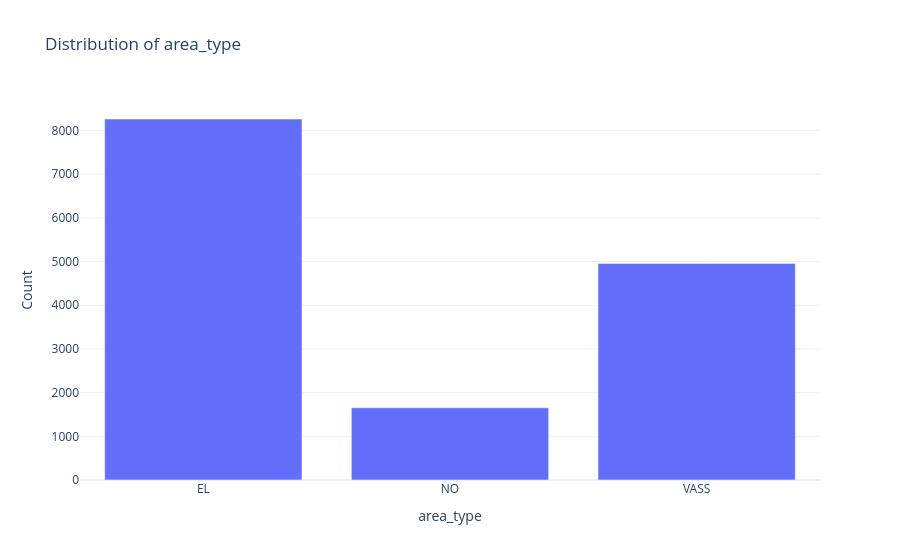
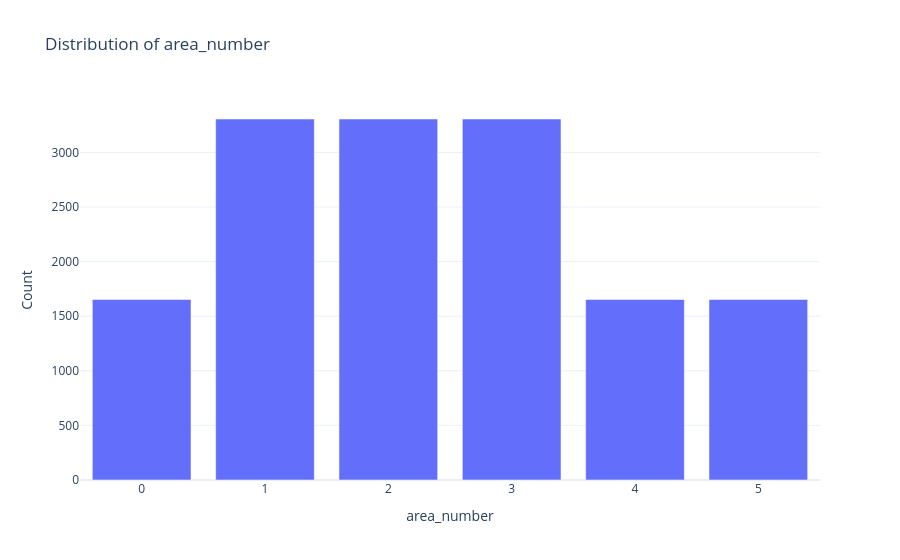
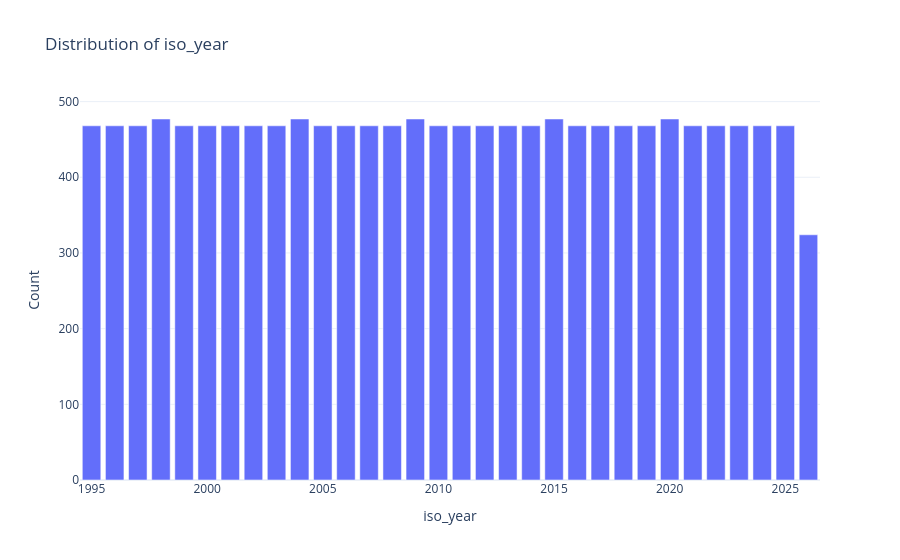
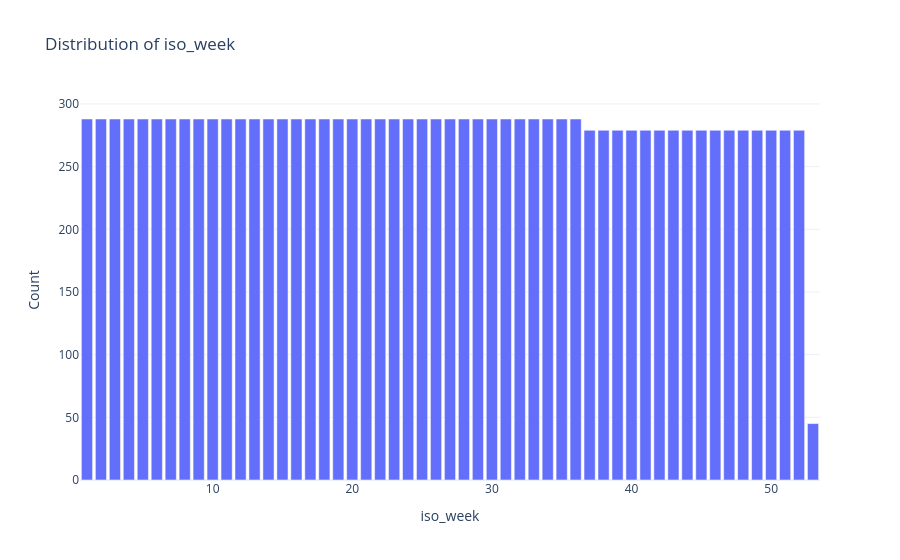

The notebook cell these images were saved under, in order:
### Markdown cell above
##### Distributions of categorical and discrete variables

### Code cell
categorical_cols = [
    "area_type",
    "area_number",
    "iso_year",
    "iso_week"
]

for col in categorical_cols:
    # Count observations for each value/category
    count_data = (
        dat[col]
        .value_counts()
        .sort_index()
        .reset_index()
    )

    count_data.columns = [col, "count"]

    # Plot the counts
    fig = px.bar(
        count_data,
        x=col,
        y="count",
        title=f"Distribution of {col}"
    )
    
    fig.update_layout(
        template="plotly_white",
        xaxis_title=col,
        yaxis_title="Count"
    )

    fig.show()

### Figure 1 — Plotly figure (JSON) as saved in the notebook; plotly's stock layout.template omitted (floating-point values rounded to 4 significant figures)
{"data": [{"hovertemplate": "area_type=%{x}<br>count=%{y}<extra></extra>", "legendgroup": "", "marker": {"color": "#636efa", "pattern": {"shape": ""}}, "name": "", "orientation": "v", "showlegend": false, "textposition": "auto", "type": "bar", "x": ["EL", "NO", "VASS"], "xaxis": "x", "y": [8265, 1653, 4959], "yaxis": "y"}], "layout": {"barmode": "relative", "legend": {"tracegroupgap": 0}, "title": {"text": "Distribution of area_type"}, "xaxis": {"anchor": "y", "domain": [0, 1], "title": {"text": "area_type"}}, "yaxis": {"anchor": "x", "domain": [0, 1], "title": {"text": "Count"}}}}

### Figure 2 — Plotly figure (JSON) as saved in the notebook; plotly's stock layout.template omitted (floating-point values rounded to 4 significant figures)
{"data": [{"hovertemplate": "area_number=%{x}<br>count=%{y}<extra></extra>", "legendgroup": "", "marker": {"color": "#636efa", "pattern": {"shape": ""}}, "name": "", "orientation": "v", "showlegend": false, "textposition": "auto", "type": "bar", "x": [0, 1, 2, 3, 4, 5], "xaxis": "x", "y": [1653, 3306, 3306, 3306, 1653, 1653], "yaxis": "y"}], "layout": {"barmode": "relative", "legend": {"tracegroupgap": 0}, "title": {"text": "Distribution of area_number"}, "xaxis": {"anchor": "y", "domain": [0, 1], "title": {"text": "area_number"}}, "yaxis": {"anchor": "x", "domain": [0, 1], "title": {"text": "Count"}}}}

### Figure 3 — Plotly figure (JSON) as saved in the notebook; plotly's stock layout.template omitted (floating-point values rounded to 4 significant figures)
{"data": [{"hovertemplate": "iso_year=%{x}<br>count=%{y}<extra></extra>", "legendgroup": "", "marker": {"color": "#636efa", "pattern": {"shape": ""}}, "name": "", "orientation": "v", "showlegend": false, "textposition": "auto", "type": "bar", "x": [1995, 1996, 1997, 1998, 1999, 2000, 2001, 2002, 2003, 2004, 2005, 2006, 2007, 2008, 2009, 2010, 2011, 2012, 2013, 2014, 2015, 2016, 2017, 2018, 2019, 2020, 2021, 2022, 2023, 2024, 2025, 2026], "xaxis": "x", "y": [468, 468, 468, 477, 468, 468, 468, 468, 468, 477, 468, 468, 468, 468, 477, 468, 468, 468, 468, 468, 477, 468, 468, 468, 468, 477, 468, 468, 468, 468, 468, 324], "yaxis": "y"}], "layout": {"barmode": "relative", "legend": {"tracegroupgap": 0}, "title": {"text": "Distribution of iso_year"}, "xaxis": {"anchor": "y", "domain": [0, 1], "title": {"text": "iso_year"}}, "yaxis": {"anchor": "x", "domain": [0, 1], "title": {"text": "Count"}}}}

### Figure 4 — Plotly figure (JSON) as saved in the notebook; plotly's stock layout.template omitted (floating-point values rounded to 4 significant figures)
{"data": [{"hovertemplate": "iso_week=%{x}<br>count=%{y}<extra></extra>", "legendgroup": "", "marker": {"color": "#636efa", "pattern": {"shape": ""}}, "name": "", "orientation": "v", "showlegend": false, "textposition": "auto", "type": "bar", "x": [1, 2, 3, 4, 5, 6, 7, 8, 9, 10, 11, 12, 13, 14, 15, 16, 17, 18, 19, 20, 21, 22, 23, 24, 25, 26, 27, 28, 29, 30, 31, 32, 33, 34, 35, 36, 37, 38, 39, 40, 41, 42, 43, 44, 45, 46, 47, 48, 49, 50, 51, 52, 53], "xaxis": "x", "y": [288, 288, 288, 288, 288, 288, 288, 288, 288, 288, 288, 288, 288, 288, 288, 288, 288, 288, 288, 288, 288, 288, 288, 288, 288, 288, 288, 288, 288, 288, 288, 288, 288, 288, 288, 288, 279, 279, 279, 279, 279, 279, 279, 279, 279, 279, 279, 279, 279, 279, 279, 279, 45], "yaxis": "y"}], "layout": {"barmode": "relative", "legend": {"tracegroupgap": 0}, "title": {"text": "Distribution of iso_week"}, "xaxis": {"anchor": "y", "domain": [0, 1], "title": {"text": "iso_week"}}, "yaxis": {"anchor": "x", "domain": [0, 1], "title": {"text": "Count"}}}}
